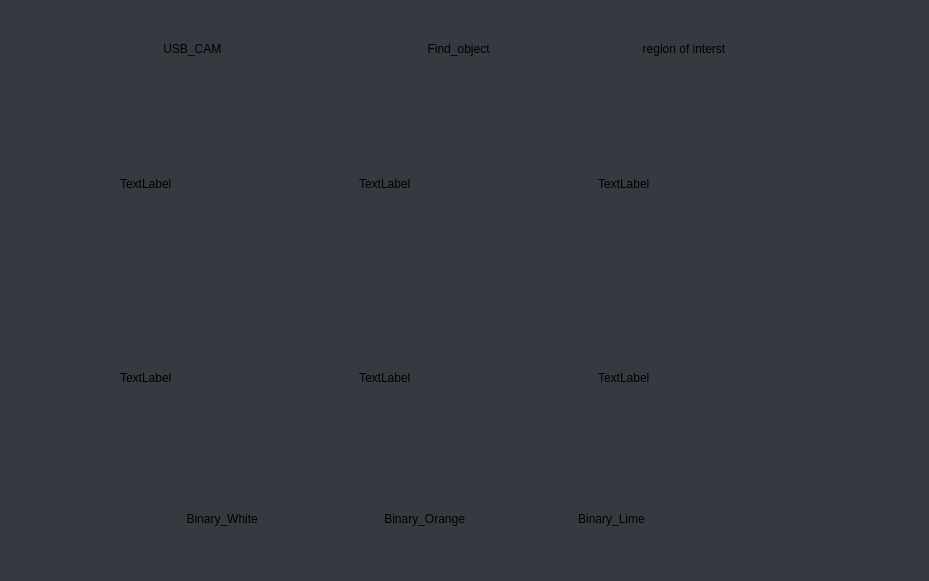
<?xml version="1.0" encoding="UTF-8"?>
<ui version="4.0">
 <class>SecondWindowDesign</class>
 <widget class="QMainWindow" name="SecondWindowDesign">
  <property name="geometry">
   <rect>
    <x>0</x>
    <y>0</y>
    <width>929</width>
    <height>581</height>
   </rect>
  </property>
  <property name="windowTitle">
   <string>QRosApp</string>
  </property>
  <property name="windowIcon">
   <iconset>
    <normaloff>:/images/icon.png</normaloff>:/images/icon.png</iconset>
  </property>
  <property name="styleSheet">
   <string notr="true">background-color: rgb(54, 57, 63);</string>
  </property>
  <property name="locale">
   <locale language="English" country="Australia"/>
  </property>
  <widget class="QWidget" name="centralwidget">
   <widget class="QWidget" name="gridLayoutWidget">
    <property name="geometry">
     <rect>
      <x>120</x>
      <y>90</y>
      <width>711</width>
      <height>381</height>
     </rect>
    </property>
    <layout class="QGridLayout" name="gridLayout">
     <item row="0" column="1">
      <widget class="QLabel" name="Find_object">
       <property name="text">
        <string>TextLabel</string>
       </property>
      </widget>
     </item>
     <item row="1" column="0">
      <widget class="QLabel" name="Binary_white">
       <property name="text">
        <string>TextLabel</string>
       </property>
      </widget>
     </item>
     <item row="0" column="0">
      <widget class="QLabel" name="USB_CAM">
       <property name="text">
        <string>TextLabel</string>
       </property>
      </widget>
     </item>
     <item row="1" column="1">
      <widget class="QLabel" name="Binary_orange">
       <property name="text">
        <string>TextLabel</string>
       </property>
      </widget>
     </item>
     <item row="0" column="2">
      <widget class="QLabel" name="ROI">
       <property name="text">
        <string>TextLabel</string>
       </property>
      </widget>
     </item>
     <item row="1" column="2">
      <widget class="QLabel" name="Binary_Lime">
       <property name="text">
        <string>TextLabel</string>
       </property>
      </widget>
     </item>
    </layout>
   </widget>
   <widget class="QLabel" name="label_7">
    <property name="geometry">
     <rect>
      <x>120</x>
      <y>40</y>
      <width>731</width>
      <height>17</height>
     </rect>
    </property>
    <property name="text">
     <string>             USB_CAM                                                              Find_object                                              region of interst</string>
    </property>
   </widget>
   <widget class="QLabel" name="label_8">
    <property name="geometry">
     <rect>
      <x>110</x>
      <y>510</y>
      <width>731</width>
      <height>17</height>
     </rect>
    </property>
    <property name="text">
     <string>                       Binary_White                                      Binary_Orange                                  Binary_Lime      </string>
    </property>
   </widget>
  </widget>
  <action name="action_Quit">
   <property name="text">
    <string>&amp;Quit</string>
   </property>
   <property name="shortcut">
    <string>Ctrl+Q</string>
   </property>
   <property name="shortcutContext">
    <enum>Qt::ShortcutContext::ApplicationShortcut</enum>
   </property>
  </action>
  <action name="action_Preferences">
   <property name="text">
    <string>&amp;Preferences</string>
   </property>
  </action>
  <action name="actionAbout">
   <property name="text">
    <string>&amp;About</string>
   </property>
  </action>
  <action name="actionAbout_Qt">
   <property name="text">
    <string>About &amp;Qt</string>
   </property>
  </action>
 </widget>
 <resources/>
 <connections>
  <connection>
   <sender>action_Quit</sender>
   <signal>triggered()</signal>
   <receiver>SecondWindowDesign</receiver>
   <slot>close()</slot>
   <hints>
    <hint type="sourcelabel">
     <x>-1</x>
     <y>-1</y>
    </hint>
    <hint type="destinationlabel">
     <x>399</x>
     <y>299</y>
    </hint>
   </hints>
  </connection>
 </connections>
</ui>
